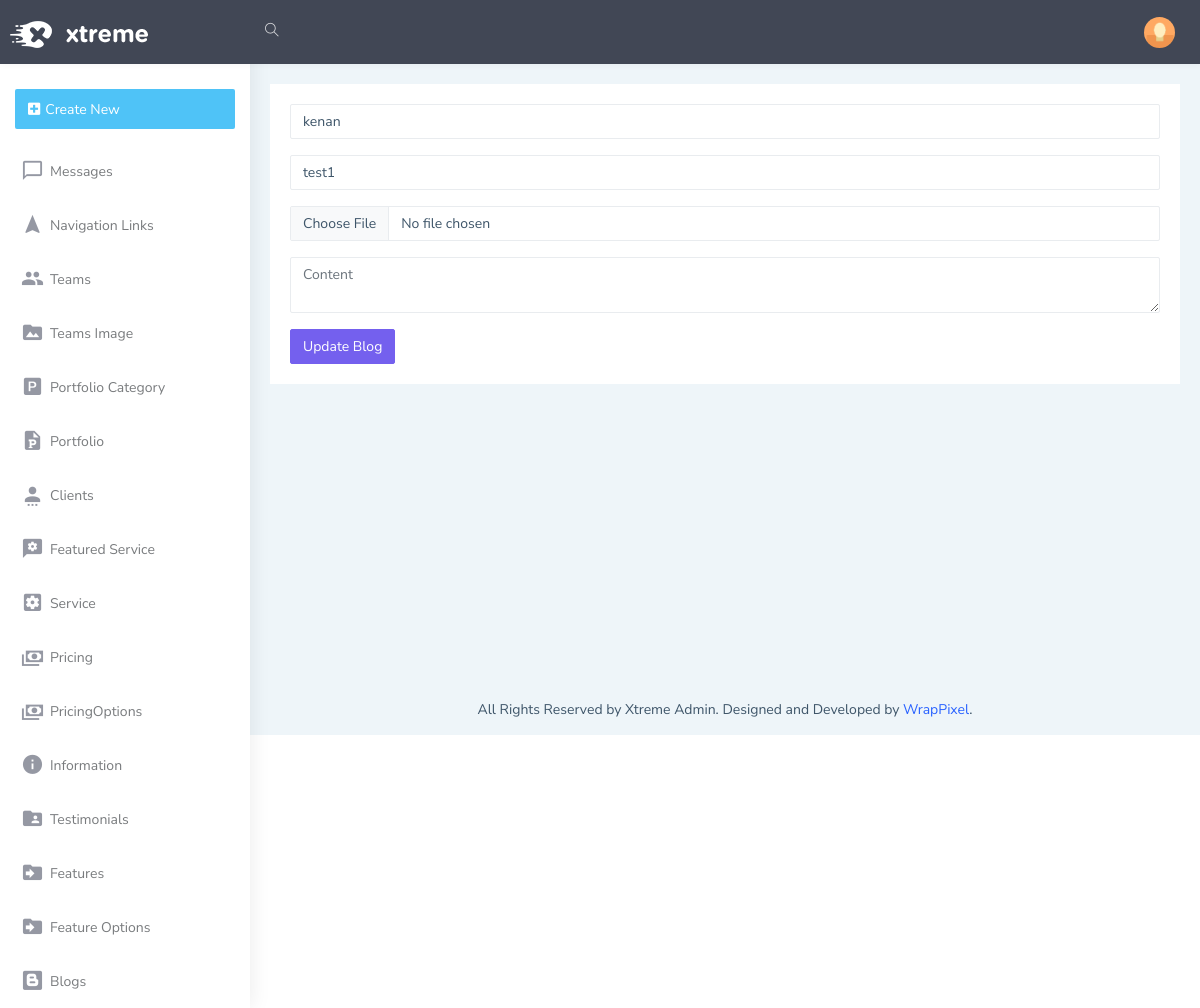
Before: /admin/blog/edit/1 with the older database file.
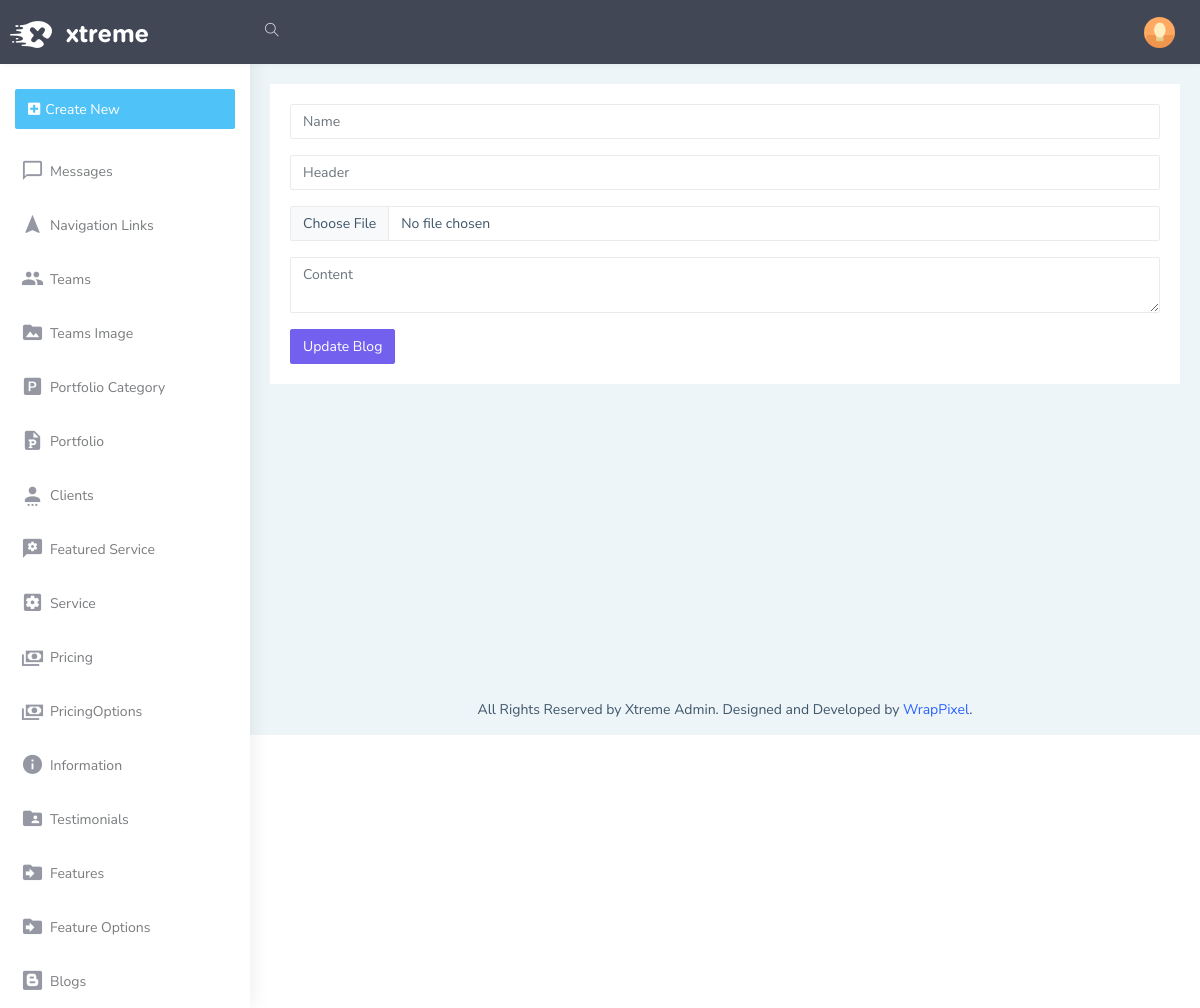
After: the same page with the newer database file.
### models.py (models this page shows)
class Blogs(db.Model):
    Id=db.Column(db.Integer,primary_key=True,autoincrement=True)
    name=db.Column(db.String(50))
    header=db.Column(db.String(150))
    image=db.Column(db.String(50))
    content=db.Column(db.String(250))

### admin/routes/blogs.py (the view, shortened to what this page needs)
@admin_bp.route('/blog/edit/<id>', methods=['GET','POST'])
def blog_edit(id):
    from run import db
    blogform=BlogForm()
    blog=Blogs.query.get(id)
    return render_template('admin/blog/blogedit.html',blogform=blogform,blog=blog)

### admin/forms.py
class BlogForm(FlaskForm):
    name=StringField('name')
    header=StringField('header')
    image=FileField('image')
    content=CKEditorField('content')
    submit=SubmitField('Add Blog')

### admin/templates/admin/blog/blogedit.html (shortened to what this page needs)
{% extends 'admin/layout.html' %}
{% block body %}
<form action="/admin/blog/edit/{{blog.Id}}" method="POST" enctype="multipart/form-data">
    <div class="mb-3">
      {{blogform.name(class="form-control", id="exampleFormControlInput1", placeholder="Name", value=blog.name)}}
    </div>
    <div class="mb-3">
      {{blogform.header(class="form-control", id="exampleFormControlInput1", placeholder="Header", value=blog.header)}}
    </div>
    <div class="mb-3">
      {{blogform.image(class="form-control", id="exampleFormControlInput1", placeholder="Image")}}
    </div>
    <div class="mb-3">
        {{blogform.content(class="form-control", id="exampleFormControlInput1", placeholder="Content", value=blog.content | safe)}}
    </div>
    {{blogform.submit(class='btn btn-primary', value='Update Blog')}}
</form>
{% endblock %}

### admin/templates/admin/layout.html (shortened to what this page needs)
<!DOCTYPE html>
<html dir="ltr" lang="en">
<head>
    <link href="{{url_for('admin.static', filename='dist/css/style.min.css')}}" rel="stylesheet">
</head>
<body>
    <div id="main-wrapper" data-layout="vertical" data-navbarbg="skin5" data-sidebartype="full"
        data-sidebar-position="absolute" data-header-position="absolute" data-boxed-layout="full">
        <header class="topbar" data-navbarbg="skin5">
            <nav class="navbar top-navbar navbar-expand-md navbar-dark">
                <div class="navbar-header" data-logobg="skin5">
                    <a class="navbar-brand" href="index.html">
                        <b class="logo-icon">
                            <img src="{{url_for('admin.static', filename='assets/images/logo-light-icon.png')}}" alt="homepage" class="light-logo" />
                        </b>
                        <span class="logo-text">
                            <img src="{{url_for('admin.static', filename='assets/images/logo-light-text.png')}}" class="light-logo" alt="homepage" />
                        </span>
                    </a>
                </div>
                <div class="navbar-collapse collapse" id="navbarSupportedContent" data-navbarbg="skin5">
                    <ul class="navbar-nav float-start me-auto">
                        <li class="nav-item search-box"> <a class="nav-link waves-effect waves-dark"
                                href="javascript:void(0)"><i class="ti-search"></i></a>
                        </li>
                    </ul>
                    <ul class="navbar-nav float-end">
                        <li class="nav-item dropdown">
                            <a class="nav-link dropdown-toggle text-muted waves-effect waves-dark pro-pic" href="#" id="navbarDropdown" role="button" data-bs-toggle="dropdown" aria-expanded="false">
                                <img src="./admin/static/assets/images/users/1.jpg" alt="user" class="rounded-circle" width="31">
                            </a>
                        </li>
                    </ul>
                </div>
            </nav>
        </header>
        <aside class="left-sidebar" data-sidebarbg="skin6">
            <div class="scroll-sidebar">
                {% include 'admin/navbar.html'   %}
            </div>
        </aside>
        <div class="page-wrapper">
            <div class="container-fluid">
                <div class="row">
                    <div class="col-12">
                        <div class="card">
                            <div class="card-body">
                                {% block body %}
                                {% endblock %}
                            </div>
                        </div>
                    </div>
                </div>
            </div>
            <footer class="footer text-center">
                All Rights Reserved by Xtreme Admin. Designed and Developed by <a
                    href="https://www.wrappixel.com">WrapPixel</a>.
            </footer>
        </div>
    </div>
</body>
</html>

### admin/templates/admin/navbar.html
<nav class="sidebar-nav">
    <ul id="sidebarnav">
        <li class="p-15 m-t-10"><a href="javascript:void(0)"
                class="btn d-block w-100 create-btn text-white no-block d-flex align-items-center"><i
                    class="fa fa-plus-square"></i> <span class="hide-menu m-l-5">Create New</span> </a>
        </li>
        <li class="sidebar-item"> <a class="sidebar-link waves-effect waves-dark sidebar-link"
                href="/admin/messages" aria-expanded="false"><i class="mdi mdi-message-outline"></i><span
                    class="hide-menu">Messages</span></a></li>
        <li class="sidebar-item"> <a class="sidebar-link waves-effect waves-dark sidebar-link"
                href="/admin/navlinks" aria-expanded="false"><i class="mdi mdi-navigation"></i><span
                    class="hide-menu">Navigation Links</span></a></li>
        <li class="sidebar-item"> <a class="sidebar-link waves-effect waves-dark sidebar-link"
                href="/admin/teams" aria-expanded="false"><i class="mdi mdi-account-multiple"></i><span
                    class="hide-menu">Teams</span></a></li>
        <li class="sidebar-item"> <a class="sidebar-link waves-effect waves-dark sidebar-link"
                href="/admin/teamsimage" aria-expanded="false"><i class="mdi mdi-folder-image"></i><span
                    class="hide-menu">Teams Image</span></a></li>
        <li class="sidebar-item"> <a class="sidebar-link waves-effect waves-dark sidebar-link"
                href="/admin/portfoliocategory" aria-expanded="false"><i class="mdi mdi-file-powerpoint-box"></i><span
                    class="hide-menu">Portfolio Category</span></a></li>
        <li class="sidebar-item"> <a class="sidebar-link waves-effect waves-dark sidebar-link"
                href="/admin/portfolio" aria-expanded="false"><i class="mdi mdi-file-powerpoint"></i><span
                    class="hide-menu">Portfolio</span></a></li>
        <li class="sidebar-item"> <a class="sidebar-link waves-effect waves-dark sidebar-link"
                href="/admin/clients" aria-expanded="false"><i class="mdi mdi-account-settings"></i><span
                    class="hide-menu">Clients</span></a></li>
        <li class="sidebar-item"> <a class="sidebar-link waves-effect waves-dark sidebar-link"
                href="/admin/featuredservice" aria-expanded="false"><i class="mdi mdi-message-settings-variant"></i><span
                    class="hide-menu">Featured Service</span></a></li>
        <li class="sidebar-item"> <a class="sidebar-link waves-effect waves-dark sidebar-link"
                href="/admin/service" aria-expanded="false"><i class="mdi mdi-settings-box"></i><span
                    class="hide-menu">Service</span></a></li>
        <li class="sidebar-item"> <a class="sidebar-link waves-effect waves-dark sidebar-link"
                href="/admin/pricing" aria-expanded="false"><i class="mdi mdi-cash-multiple"></i><span
                    class="hide-menu">Pricing</span></a></li>
        <li class="sidebar-item"> <a class="sidebar-link waves-effect waves-dark sidebar-link"
                href="/admin/pricingoption" aria-expanded="false"><i class="mdi mdi-cash-multiple"></i><span
                    class="hide-menu">PricingOptions</span></a></li>
        <li class="sidebar-item"> <a class="sidebar-link waves-effect waves-dark sidebar-link"
                href="/admin/information" aria-expanded="false"><i class="mdi mdi-information"></i><span
                    class="hide-menu">Information</span></a></li>
        <li class="sidebar-item"> <a class="sidebar-link waves-effect waves-dark sidebar-link"
                href="/admin/testimonials" aria-expanded="false"><i class="mdi mdi-folder-account"></i><span
                    class="hide-menu">Testimonials</span></a></li>
        <li class="sidebar-item"> <a class="sidebar-link waves-effect waves-dark sidebar-link"
                href="/admin/features" aria-expanded="false"><i class="mdi mdi-folder-move"></i><span
                    class="hide-menu">Features</span></a></li>
        <li class="sidebar-item"> <a class="sidebar-link waves-effect waves-dark sidebar-link"
                href="/admin/featureoptions" aria-expanded="false"><i class="mdi mdi-folder-move"></i><span
                    class="hide-menu">Feature Options</span></a></li>
        <li class="sidebar-item"> <a class="sidebar-link waves-effect waves-dark sidebar-link"
                href="/admin/blog" aria-expanded="false"><i class="mdi mdi-blogger"></i><span
                    class="hide-menu">Blogs</span></a></li>
    </ul>
</nav>

Changed rows visible on the page:
removed Blogs: name "kenan", header "test1"
